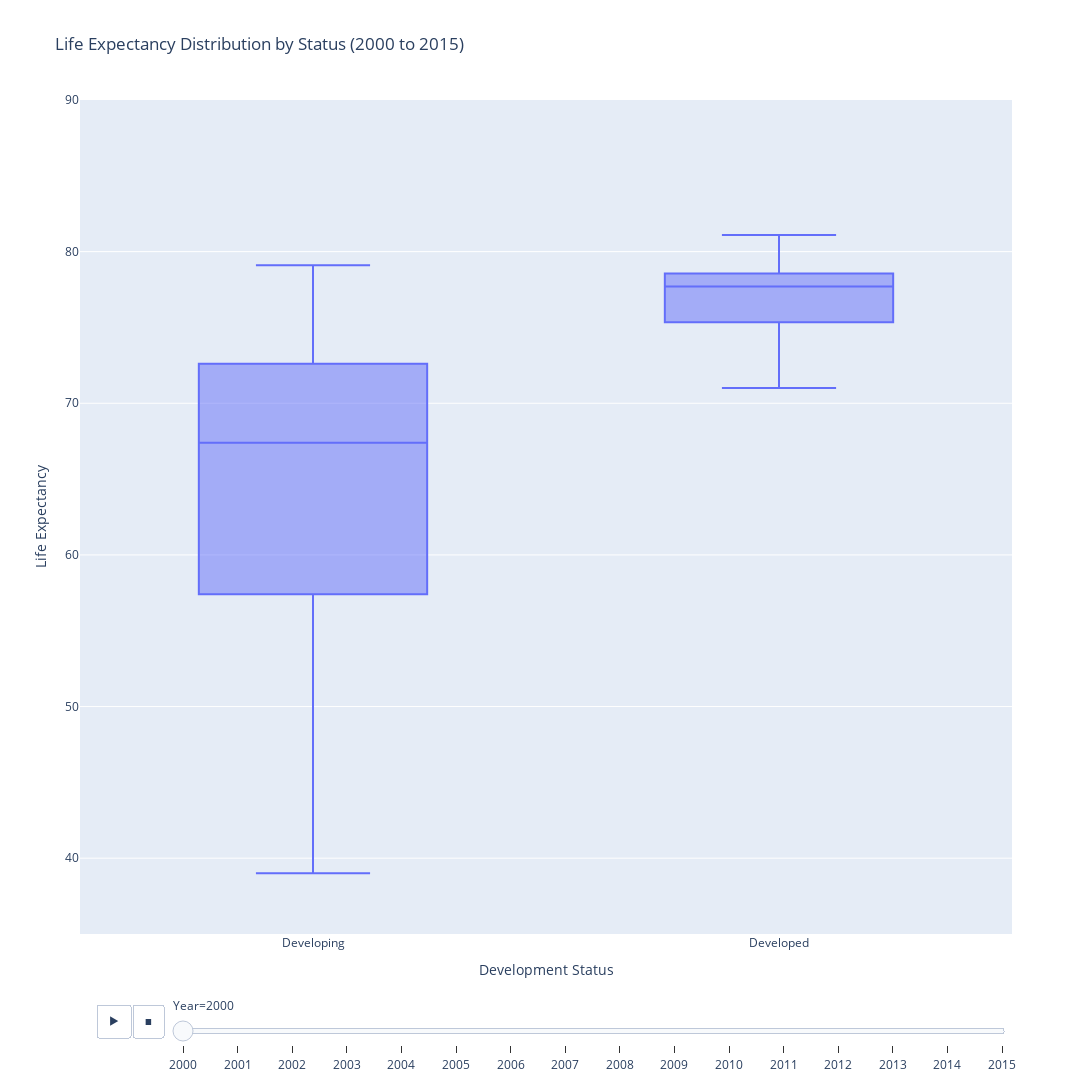

The notebook cell saved with this chart:
### Markdown cell above
### 6. Comparing the life expectancy from 2000 to 2015 by the status

### Code cell
fig6 = px.box(df, x='Status', y='Life expectancy ',title='Life Expectancy Distribution by Status (2000 to 2015)',animation_frame='Year',category_orders={'Year': sorted(df['Year'].unique())},labels={'Life expectancy': 'Life Expectancy', 'Status': 'Development Status'})
# Update layout for better readability
fig6.update_layout(
    xaxis_title='Development Status',
    yaxis_title='Life Expectancy',
    font=dict(size=15),
    title_font=dict(size=24),
    legend=dict(font=dict(size=16)),
    width=1300,
    height=1000,
    yaxis=dict(range=[35, 90])

)
fig6.show()

### Figure 1 — Plotly figure (JSON) as saved in the notebook; plotly's stock layout.template omitted (floating-point values rounded to 4 significant figures; data arrays with more than 128 entries replaced by an {"elided": "..."} marker saying what was removed)
{"data": [{"alignmentgroup": "True", "hovertemplate": "Year=2000<br>Development Status=%{x}<br>Life expectancy =%{y}<extra></extra>", "legendgroup": "", "marker": {"color": "#636efa"}, "name": "", "notched": false, "offsetgroup": "", "orientation": "v", "showlegend": false, "type": "box", "x": {"elided": "183 str values"}, "x0": " ", "xaxis": "x", "y": {"elided": "183 float values"}, "y0": " ", "yaxis": "y"}], "layout": {"boxmode": "group", "height": 1500, "legend": {"tracegroupgap": 0}, "sliders": [{"active": 0, "currentvalue": {"prefix": "Year="}, "len": 0.9, "pad": {"b": 10, "t": 60}, "steps": [{"args": [["2000"], {"frame": {"duration": 0, "redraw": true}, "fromcurrent": true, "mode": "immediate", "transition": {"duration": 0, "easing": "linear"}}], "label": "2000", "method": "animate"}, {"args": [["2001"], {"frame": {"duration": 0, "redraw": true}, "fromcurrent": true, "mode": "immediate", "transition": {"duration": 0, "easing": "linear"}}], "label": "2001", "method": "animate"}, {"args": [["2002"], {"frame": {"duration": 0, "redraw": true}, "fromcurrent": true, "mode": "immediate", "transition": {"duration": 0, "easing": "linear"}}], "label": "2002", "method": "animate"}, {"args": [["2003"], {"frame": {"duration": 0, "redraw": true}, "fromcurrent": true, "mode": "immediate", "transition": {"duration": 0, "easing": "linear"}}], "label": "2003", "method": "animate"}, {"args": [["2004"], {"frame": {"duration": 0, "redraw": true}, "fromcurrent": true, "mode": "immediate", "transition": {"duration": 0, "easing": "linear"}}], "label": "2004", "method": "animate"}, {"args": [["2005"], {"frame": {"duration": 0, "redraw": true}, "fromcurrent": true, "mode": "immediate", "transition": {"duration": 0, "easing": "linear"}}], "label": "2005", "method": "animate"}, {"args": [["2006"], {"frame": {"duration": 0, "redraw": true}, "fromcurrent": true, "mode": "immediate", "transition": {"duration": 0, "easing": "linear"}}], "label": "2006", "method": "animate"}, {"args": [["2007"], {"frame": {"duration": 0, "redraw": true}, "fromcurrent": true, "mode": "immediate", "transition": {"duration": 0, "easing": "linear"}}], "label": "2007", "method": "animate"}, {"args": [["2008"], {"frame": {"duration": 0, "redraw": true}, "fromcurrent": true, "mode": "immediate", "transition": {"duration": 0, "easing": "linear"}}], "label": "2008", "method": "animate"}, {"args": [["2009"], {"frame": {"duration": 0, "redraw": true}, "fromcurrent": true, "mode": "immediate", "transition": {"duration": 0, "easing": "linear"}}], "label": "2009", "method": "animate"}, {"args": [["2010"], {"frame": {"duration": 0, "redraw": true}, "fromcurrent": true, "mode": "immediate", "transition": {"duration": 0, "easing": "linear"}}], "label": "2010", "method": "animate"}, {"args": [["2011"], {"frame": {"duration": 0, "redraw": true}, "fromcurrent": true, "mode": "immediate", "transition": {"duration": 0, "easing": "linear"}}], "label": "2011", "method": "animate"}, {"args": [["2012"], {"frame": {"duration": 0, "redraw": true}, "fromcurrent": true, "mode": "immediate", "transition": {"duration": 0, "easing": "linear"}}], "label": "2012", "method": "animate"}, {"args": [["2013"], {"frame": {"duration": 0, "redraw": true}, "fromcurrent": true, "mode": "immediate", "transition": {"duration": 0, "easing": "linear"}}], "label": "2013", "method": "animate"}, {"args": [["2014"], {"frame": {"duration": 0, "redraw": true}, "fromcurrent": true, "mode": "immediate", "transition": {"duration": 0, "easing": "linear"}}], "label": "2014", "method": "animate"}, {"args": [["2015"], {"frame": {"duration": 0, "redraw": true}, "fromcurrent": true, "mode": "immediate", "transition": {"duration": 0, "easing": "linear"}}], "label": "2015", "method": "animate"}], "x": 0.1, "xanchor": "left", "y": 0, "yanchor": "top"}], "title": {"text": "Life Expectancy Distribution by Status (2000 to 2015)"}, "updatemenus": [{"buttons": [{"args": [null, {"frame": {"duration": 500, "redraw": true}, "fromcurrent": true, "mode": "immediate", "transition": {"duration": 500, "easing": "linear"}}], "label": "&#9654;", "method": "animate"}, {"args": [[null], {"frame": {"duration": 0, "redraw": true}, "fromcurrent": true, "mode": "immediate", "transition": {"duration": 0, "easing": "linear"}}], "label": "&#9724;", "method": "animate"}], "direction": "left", "pad": {"r": 10, "t": 70}, "showactive": false, "type": "buttons", "x": 0.1, "xanchor": "right", "y": 0, "yanchor": "top"}], "width": 1200, "xaxis": {"anchor": "y", "domain": [0, 1], "title": {"text": "Development Status"}}, "yaxis": {"anchor": "x", "domain": [0, 1], "range": [35, 90], "title": {"text": "Life Expectancy"}}}}
